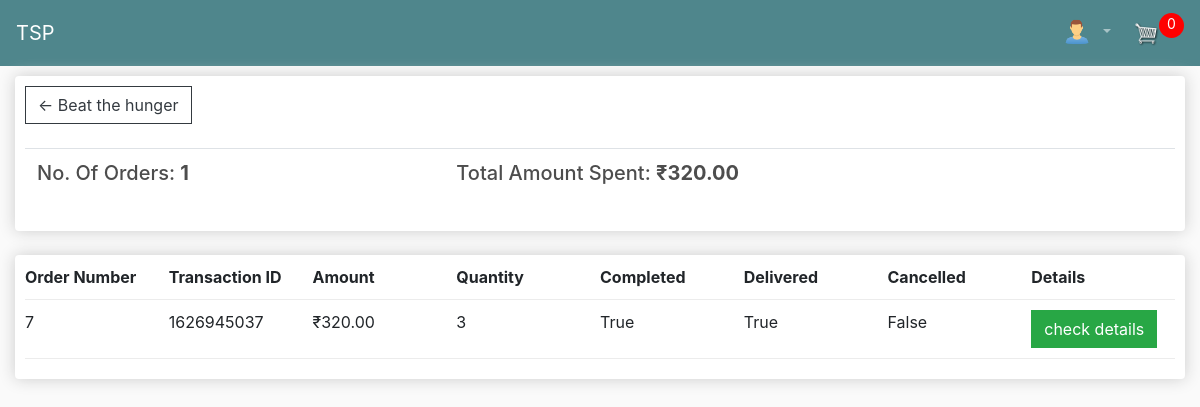
/my_orders/ (signed in), run on the app's committed database.
### TiffinServicePool/models.py (models this page shows, shortened)
class Order(models.Model):
    customer = models.ForeignKey(Customer, on_delete=models.SET_NULL, blank=True, null=True)
    date_orderd = models.DateTimeField(auto_now_add=True)
    complete = models.BooleanField(default=False, null=True, blank=False)
    delivery = models.BooleanField(default=False, null=True, blank=False)
    canceled = models.BooleanField(default=False, null=True, blank=False)
    transaction_id = models.CharField(default="INIT_TRANS",max_length=200, null=True)
    address = models.ForeignKey(ShippingAddress, on_delete=models.SET_NULL, blank=True, null=True)
    @property
    def get_cart_total(self):
        orderitems = self.orderitem_set.all()
        total = sum([item.get_total for item in orderitems])
        return total
    @property
    def get_cart_items(self):
        orderitems = self.orderitem_set.all()
        total = sum([item.quantity for item in orderitems])
        return total

class OrderItem(models.Model):
    tiffin = models.ForeignKey(Tiffin, on_delete=models.SET_NULL, blank=True, null = True)
    order = models.ForeignKey(Order, on_delete=models.SET_NULL, blank=True, null=True)
    quantity = models.IntegerField(default=0, null=True, blank=True)
    date_added = models.DateTimeField(auto_now_add=True)
    @property
    def get_total(self):
        total = self.tiffin.price * self.quantity
        return total

class Tiffin(models.Model):
    vendor = models.ForeignKey(Vendor, on_delete=models.SET_NULL, null=True, blank=True)
    name = models.CharField(max_length=200, null=True)
    price = models.DecimalField(max_digits=7, decimal_places=2)
    photo1 = models.ImageField(null=True, blank=True)
    photo2 = models.ImageField(null=True, blank=True)
    photo3 = models.ImageField(null=True, blank=True)
    tiffinType = models.CharField(
        max_length=10,
        choices=TiffinType,
        default='3'
    )
    description = models.CharField(max_length=500, null=True, blank=True)
    veg = models.BooleanField(default=True, null=True, blank=False)
    available = models.BooleanField(default=True, null=True, blank=False)

### TiffinServicePool/views.py (the view)
# urls.py: path('my_orders/', views.myOrders, name="myOrders"),
def myOrders(request):
    total_amt_spent = 0
    no_of_orders = 0
    data = cartData(request)
    cart_items = data['cart_items']
    if request.user.is_authenticated:
        cs = request.user.customer
        orders = cs.order_set.all()
        orders = orders[:len(orders)-1]
        for order in orders:
            total_amt_spent += order.get_cart_total
            no_of_orders += 1
    else:
        orders = []
    context = {'orders': orders,
               'cart_items':cart_items,
               'total_amt_spent': total_amt_spent,
               'no_of_orders': no_of_orders,
    }
    return render(request, "TiffinServicePool/myorders.html", context)

### TiffinServicePool/utils.py (called while the page is built)
def cartData(request):
    if request.user.is_authenticated:
        customer = request.user.customer
        order, created = Order.objects.get_or_create(customer=customer, complete=False)
        items = order.orderitem_set.all()
        cart_items = order.get_cart_items
    else:
        CookieData = CookieCart(request)
        items = CookieData['items']
        order = CookieData['order']
        cart_items = CookieData['cart_items']
    return {'items':items, 'order':order, 'cart_items':cart_items}

### templates/TiffinServicePool/myorders.html
{% extends 'TiffinServicePool/main.html' %}
{% load static %}
{% block content %}
        <div class="row">
                <div class="col-lg-12">
                        <div class="box-element">
                                <a class="btn btn-outline-dark" href="{% url 'TiffinServicePool' %}">&#x2190; Beat the hunger</a>
                                <br>
                                <br>
                                <table class="table">
                                                <tr>
                                                        <th><h5>No. Of Orders: <strong>{{no_of_orders}}</strong></h5></th>
                                                        <th><h5>Total Amount Spent: <strong>₹{{total_amt_spent | floatformat:2}}</strong></h5></th>
                                                </tr>
                                </table>
                        </div>
                        <br>
                        <div class="box-element">
                                <div class="cart-row">
                                        <div style="flex:1"><strong>Order Number</strong></div>
                                        <div style="flex:1"><strong>Transaction ID</strong></div>
                                        <div style="flex:1"><strong>Amount</strong></div>
                                        <div style="flex:1"><strong>Quantity</strong></div>
                                        <div style="flex:1"><strong>Completed</strong></div>
                                        <div style="flex:1"><strong>Delivered</strong></div>
                                        <div style="flex:1"><strong>Cancelled</strong></div>
                                        <div style="flex:1"><strong>Details</strong></div>
                                </div>
                                {% for order in orders %}
                                <div class="cart-row">
                                        <div style="flex:1">{{order.id}}</div>
                                        <div style="flex:1">{{order.transaction_id}}</div>
                                        <div style="flex:1">₹{{order.get_cart_total| floatformat:2}}</div>
                                        <div style="flex:1">{{order.get_cart_items}}</div>
                                        <div style="flex:1">{{order.complete}}</div>
                                        <div style="flex:1">{{order.delivery}}</div>
                                        <div style="flex:1">{{order.canceled}}</div>
                                        <div style="flex:1"><a href="/my_orders/{{order.id}}/" class="btn btn-success">check details</a></div>
                                </div>
                                {% endfor %}
                        </div>
                </div>
        </div>
{% endblock content %}

### static/css/main.css (style rules this page uses)
body { background-color: hsl(0, 0%, 98%); }
h1,h2,h3,h4,h5,h6 { color:hsl(0, 0%, 30%); }
.box-element { box-shadow:hsl(0, 0%, 80%) 0 0 16px; background-color: #fff; border-radius: 4px; padding: 10px; }
.col-lg-4, .col-lg-6, .col-lg-8, .col-lg-12 { margin-top: 10px; }
.btn { border-radius: 0; }
.cart-row { display: flex; align-items: flex-stretch; padding-bottom: 10px; margin-bottom: 10px; border-bottom: 1px solid #ececec; }

### data on the page
Order: id "7", transaction_id "1626945037", get_cart_total "320.00", get_cart_items "3", complete "True", delivery "True", canceled "False"

### other printed values
{{ cart_items }} "0"
{{ no_of_orders }} "1"
{{ total_amt_spent | floatformat:2 }} "320.00"
